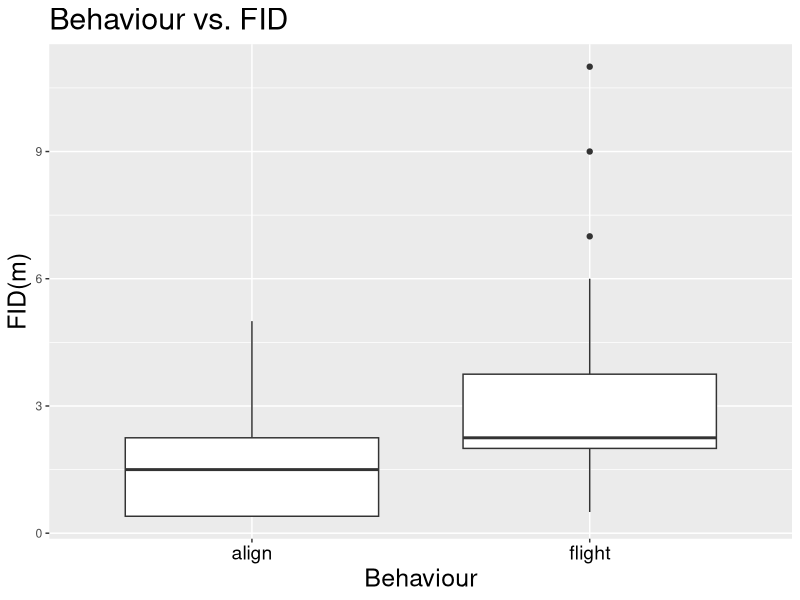
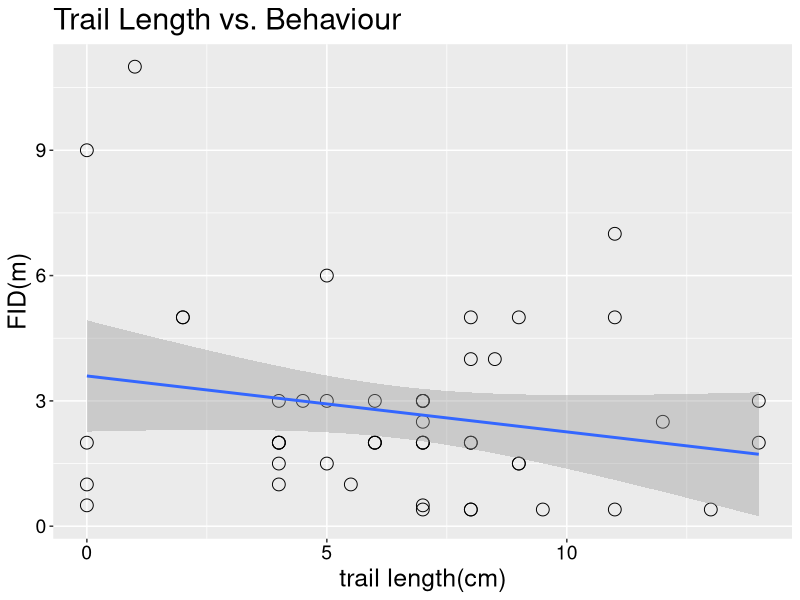
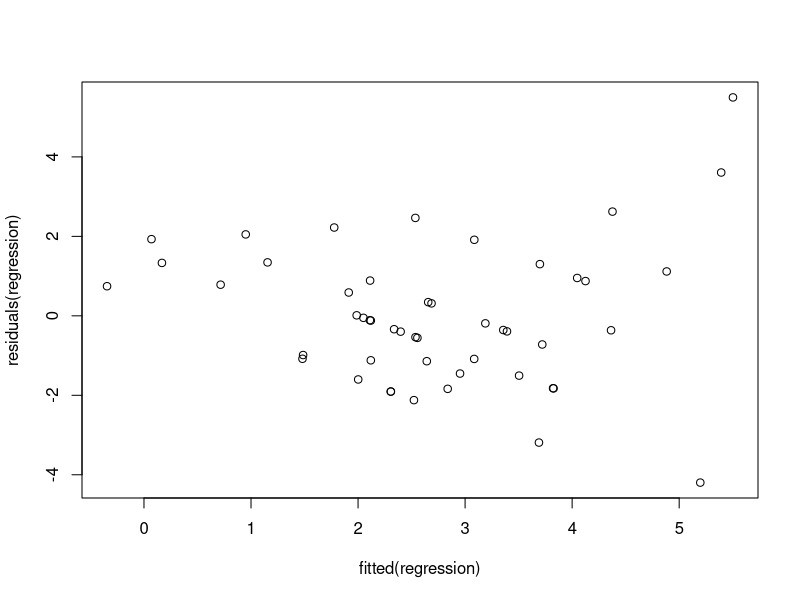
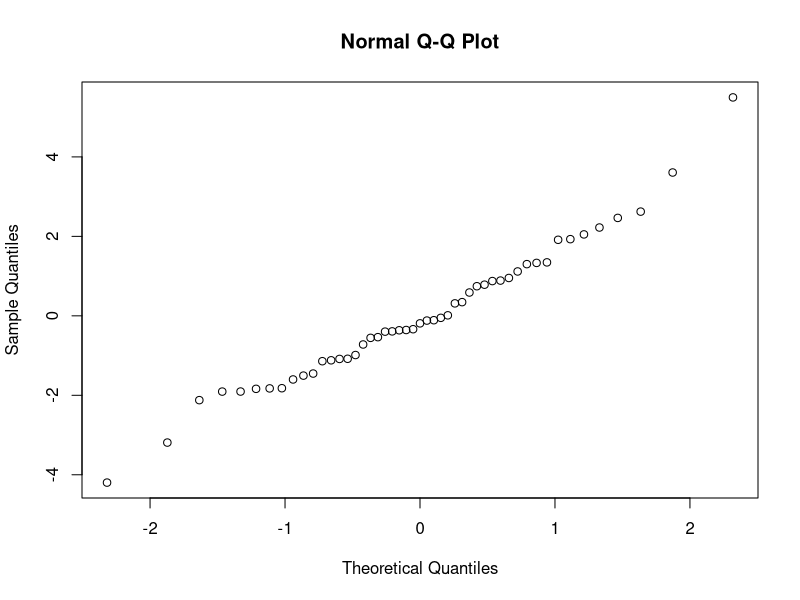
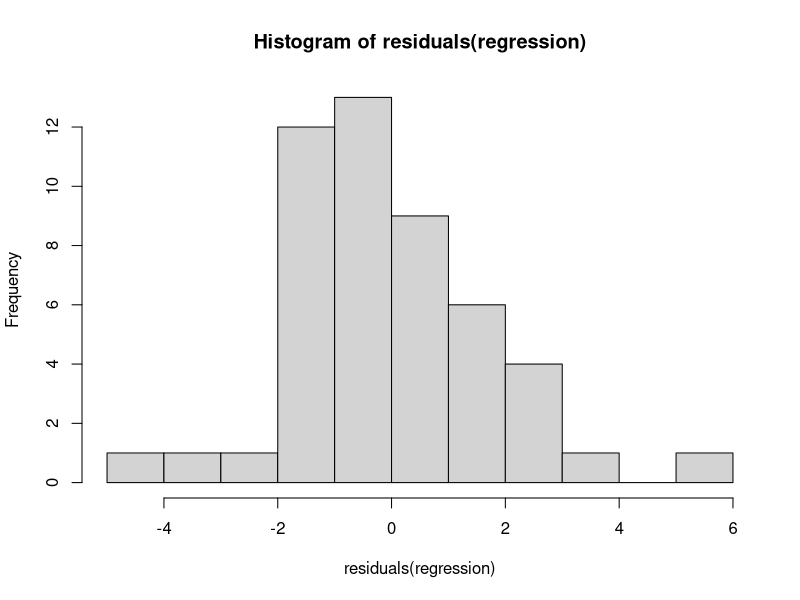
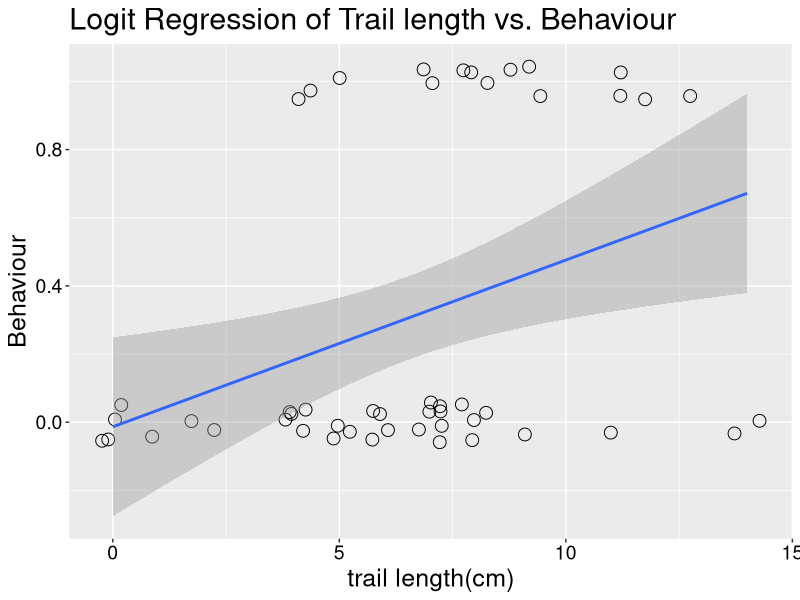
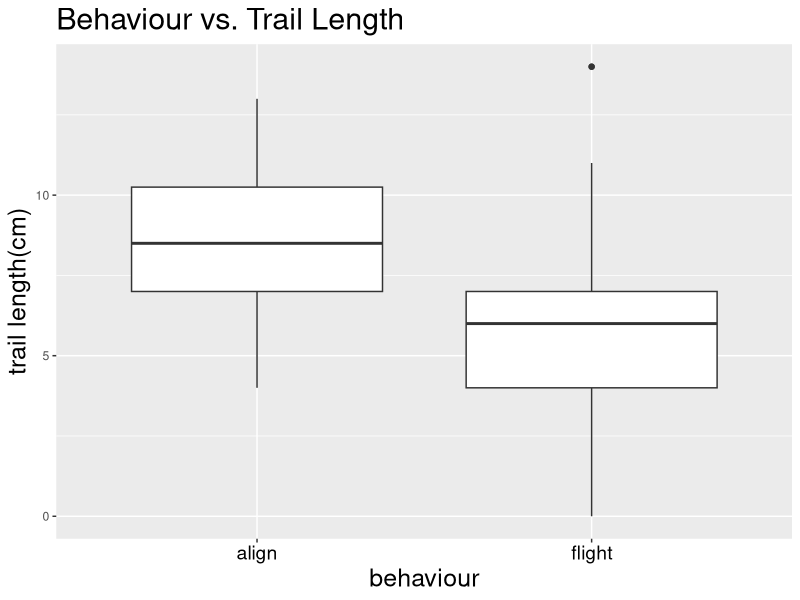
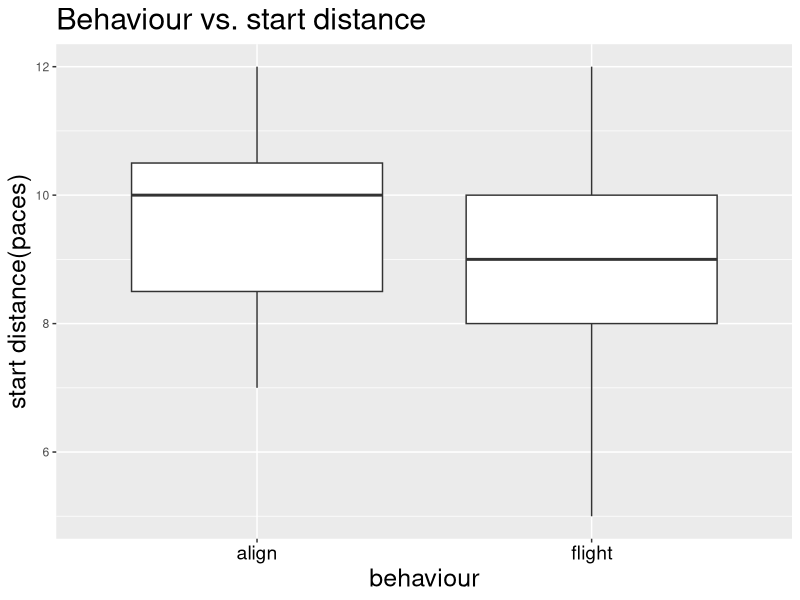

Source code (R) for these figures, in order:
## ---- chunk 1
library(ggplot2)
setwd("~/Documents/My_Documents/Research/Research_Data/Spider_trails")
DATA <- read.csv("./Nephila_edulis_BCJ.csv")
ggplot(DATA, aes(x = behaviour, y = FID)) + 
  geom_boxplot() + xlab("Behaviour") + ylab("FID(m)") +
  ggtitle("Behaviour vs. FID") +
  theme(axis.text.x = element_text(colour = "black", size = 14), 
        axis.title.x = element_text(size = 18), 
        axis.title.y = element_text(size = 18),
        plot.title = element_text(size = 22))
## ---- chunk 2
ggplot(DATA, aes(y = FID, x = debris_trail_length)) + 
  geom_point(shape=21, size=4) +
  ylab("FID(m)") + xlab("trail length(cm)") + ggtitle("Trail Length vs. Behaviour") +
  theme(axis.text.x = element_text(colour = "black", size = 14),
        axis.text.y = element_text(colour = "black", size = 14),
        axis.title.x = element_text(size = 18), 
        axis.title.y = element_text(size = 18),
        plot.title = element_text(size = 22))+
  stat_smooth(method = lm, level = 0.95)
## ---- chunk 3
regression <- lm(FID ~ debris_trail_length + behaviour + 
                   spider_height + start_distance, data = DATA)
summary(regression)
## ---- chunk 4
confint(regression, level = 0.95)
## ---- chunk 5
##linearity and homoscedasticity
plot(fitted(regression),residuals(regression))
## ---- chunk 6
##multicollinearity
library(car)
vif(regression)
detach("package:car")
## ---- chunk 7
qqnorm(residuals(regression))
hist(residuals(regression))
## ---- chunk 8
ggplot(DATA, aes(y = behaviour_dummy_coded, x = debris_trail_length)) + 
  geom_point(position=position_jitter(width=0.3, height=0.06),
              shape=21, size=4) +
  ylab("Behaviour") + xlab("trail length(cm)") + 
  ggtitle("Logit Regression of Trail length vs. Behaviour") +
  theme(axis.text.x = element_text(colour = "black", size = 14),
        axis.text.y = element_text(colour = "black", size = 14),
        axis.title.x = element_text(size = 18), 
        axis.title.y = element_text(size = 18),
        plot.title = element_text(size = 22)) +
  stat_smooth(method=glm, family=binomial)
## ---- chunk 9
ggplot(DATA, aes(x = behaviour, y = debris_trail_length)) + 
  geom_boxplot() + xlab("behaviour") + ylab("trail length(cm)") +
  ggtitle("Behaviour vs. Trail Length") +
  theme(axis.text.x = element_text(colour = "black", size = 14), 
        axis.title.x = element_text(size = 18), 
        axis.title.y = element_text(size = 18),
        plot.title = element_text(size = 22))
## ---- chunk 10
SpiderGLM <- glm(behaviour_dummy_coded ~ debris_trail_length + 
                   start_distance + spider_height, data = DATA, 
                 family = binomial(logit))
summary(SpiderGLM)
## ---- chunk 11
confint(regression, level = 0.95)
## ---- chunk 12
exp(cbind(odds_ratio = coef(SpiderGLM), confint(SpiderGLM)))
## ---- chunk 13
ggplot(DATA, aes(x = behaviour, y = start_distance)) + 
  geom_boxplot() + xlab("behaviour") + ylab("start distance(paces)") +
  ggtitle("Behaviour vs. start distance") +
  theme(axis.text.x = element_text(colour = "black", size = 14), 
        axis.title.x = element_text(size = 18), 
        axis.title.y = element_text(size = 18),
        plot.title = element_text(size = 22))
